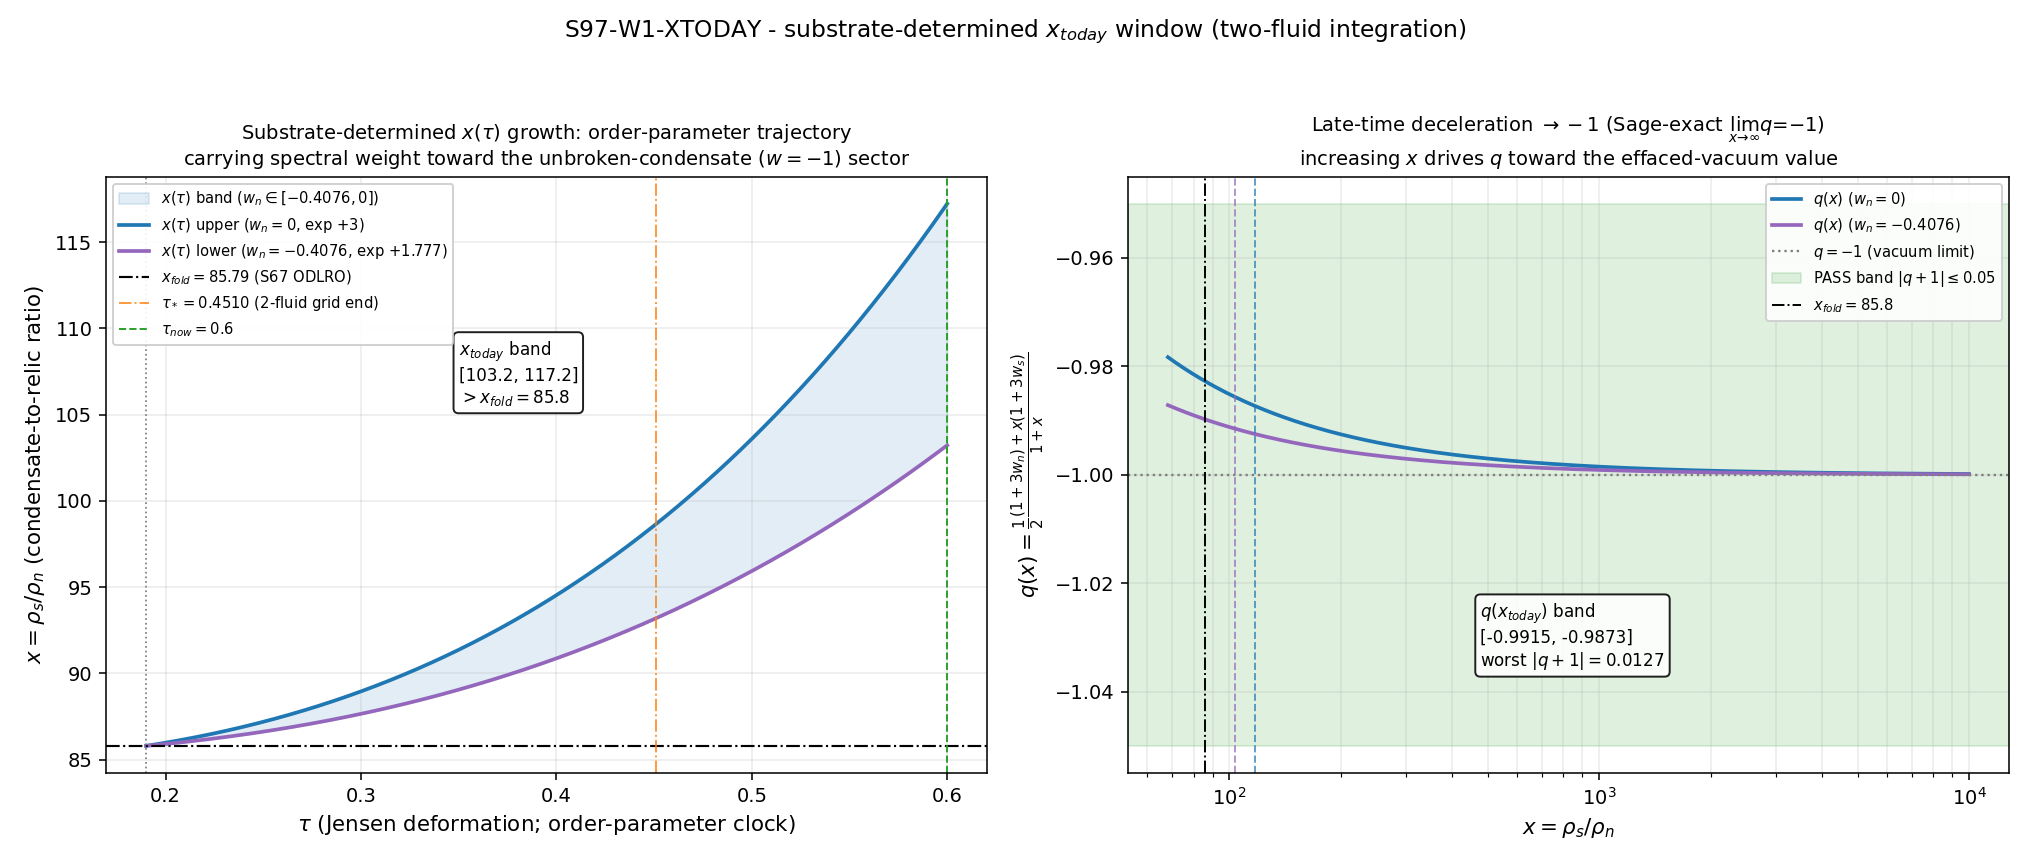

This figure's Python source:
#!/usr/bin/env python
# -*- coding: utf-8 -*-
"""
S97-W1-XTODAY  (Session 97, Wave 1, gate W1-2)  — substrate-determined x_today window
======================================================================================

[VERIFY] gate.  Pin the substrate-determined late-time ratio x_today = rho_s/rho_n by
integrating the Volovik two-fluid densities from the van Hove fold to the late-tau
endpoint tau_now = 0.6, and verify (i) x_today > x_fold = 85.7928 (monotone) and
(ii) the late-time deceleration q(x_today) ~= -1 (effacement/vacuum-dominated).  The
output fixes the A-PASS x-window consumed by the route-invariance gate 1.3.

Substrate framing (phononic-framing.md / IS Space, Not IN Space)
----------------------------------------------------------------
x = rho_s/rho_n is the ratio of the substrate's unbroken-condensate vacuum density
(rho_s, the effaced w=-1 sector, Gamma_eff=0.99970) to its GGE normal-component
quasiparticle-gas density (rho_n, the n_pairs=59.8 Bogoliubov relic, w_n in
[-0.4076, 0]).  As the order parameter tau advances past the fold, the GGE normal
component REDSHIFTS (rho_n ~ a^{-3(1+w_n)}) while the unbroken condensate vacuum stays
~const (w=-1) -- so the substrate becomes progressively MORE condensate-dominated and
x GROWS.  This is the substrate-IS reading of "the universe becomes dark-energy
dominated": NOT a container filling with vacuum, but the order-parameter trajectory
carrying spectral weight toward the unbroken-condensate (w=-1) sector.  q(x_today)~=-1
is the acoustic-time curvature of that trajectory at the late-tau endpoint.  The arrow
is strictly substrate-first:
  D_K eigenvalues reorganize past the van Hove fold -> Bogoliubov |beta_k|^2 sets the
  GGE normal component rho_n -> differential dilution (rho_n redshifts, rho_s const)
  -> x(tau) = rho_s/rho_n grows -> late-time deceleration q -> -1.

CLASSIFICATION: PHONONIC (the GGE quasiparticle gas / normal component is the relic
that dilutes; x is the condensate-vs-relic spectral-weight ratio).

Method (plan section W1-2) -- 1D cumulative integration, deterministic
----------------------------------------------------------------------
Load x(tau) + component densities + EOS endpoints from s96_w1_volovik_2fluid.npz, and
the AOFT acoustic-rate window (H2_aeff over [tau_fold, 0.6]) + a_2^zeta from
s96_w1_aoft_friedmann_map.npz.

The acoustic scale factor a_eff(tau) is reconstructed over the FULL AOFT window
[tau_fold, 0.6] by integrating the AOFT acoustic Hubble rate
  H_aeff(tau) = sqrt(H2_aeff(tau)),   a_eff(tau) = exp( int_{tau_fold}^{tau} H_aeff dtau' ),
anchored to a_eff(tau_fold) = 1.  H2_aeff is the AOFT a_eff-proxy Friedmann rate (the
plan's "a_eff ~ sqrt(a2) on the AOFT map" operationalized as the per-tau acoustic-rate
array).  This is the route that reaches tau_now = 0.6 (the 2-fluid npz tau_grid stops
at the AOFT fixed point tau* = 0.451041; the AOFT map extends to 0.6).

x(tau) is then extended onto the full window via the Sage-exact differential-dilution
power law (CLAIM 1):
  x(tau) = x_fold * a_eff(tau)^{3(1+w_n)},   for each FROZEN endpoint w_n in {0, -0.4076}.
x_today = x(tau_now=0.6) for each endpoint; reported as a BAND over the two endpoints.

CROSS-CHECK against the landed S96-W1-VOLOVIK-2FLUID values at the internal anchor
tau* = 0.451041 (where the 2-fluid npz grid ends): x_tau_ideal(tau*) and
x_tau_volovik(tau*) from the upstream npz must be reproduced by the same power law on
the upstream's own a_norm grid (to interpolation tol), and the q-formula must
reproduce q_ideal/q_volovik bit-consistently.

[VERIFY] substitution chains (pre-registered, Sage-verified at plan-freeze):
  CLAIM 1 (monotonicity):  d ln x / d ln a = 3(1+w_n) = +3 (w_n=0), +1.77705 (w_n=-0.4076);
           both > 0  =>  x strictly increasing in a  =>  x_today > x_fold for a_today>a_fold.
  CLAIM 2 (late-time sign): two-fluid q(x) = 1/2[(1+3 w_n)+x(1+3 w_s)]/(1+x), w_s=-1;
           lim_{x->inf} q(x) = -1 EXACTLY (independent of w_n)  =>  increasing x drives
           q monotonically toward -1; q(x_today)~=-1 confirms vacuum/effacement dominance.

Environment: phonon-exflation-sim/.venv312/Scripts/python.exe.  1D cumulative
integration; numpy CPU per the plan's GPU_path pin (no large matrix).
This file lives in computations/session-97/ and writes outputs there.
"""

from __future__ import annotations

import hashlib
import os
import sys
import time
from pathlib import Path

os.environ.setdefault("OMP_NUM_THREADS", "8")
os.environ.setdefault("MKL_NUM_THREADS", "8")

import numpy as np  # noqa: E402

import matplotlib  # noqa: E402

matplotlib.use("Agg")
import matplotlib.pyplot as plt  # noqa: E402

# -----------------------------------------------------------------------------
# Section 1 - Paths + canonical-constants import
# -----------------------------------------------------------------------------
SESSION_DIR = Path(__file__).resolve().parent                    # computations/session-97
PROJECT_ROOT = SESSION_DIR.parent.parent                         # repo root
SHARED_DIR = PROJECT_ROOT / "computations" / "_shared"
SESSION_DIR.mkdir(parents=True, exist_ok=True)

sys.path.insert(0, str(SHARED_DIR))
# Canonical constants (NEVER hardcode): effacement residual carried by rho_s, GGE
# charge, excitation probability, fold, M_KK, a_2^zeta.
from canonical_constants import (  # noqa: E402
    a_2_FW_zeta,
    n_pairs,
    P_exc_kz,
    Gamma_effacement,
    tau_fold,
    M_KK,
)

GATE_ID = "S97-W1-XTODAY"
SCHEME = "Volovik-two-fluid-differential-dilution"
CONVENTION = "RATIO"           # x is a density ratio; q compared as absolute to -1
L_MAX = "10"
SCHEMA_VERSION = "S84+"

VERDICT_TXT = SESSION_DIR / "s97_gate_verdicts.txt"
NPZ_OUT = SESSION_DIR / "s97_w1_xtoday.npz"
PNG_OUT = SESSION_DIR / "s97_w1_xtoday.png"

CANONICAL_PY = SHARED_DIR / "canonical_constants.py"
S96_2FLUID_NPZ = PROJECT_ROOT / "computations" / "session-96" / "s96_w1_volovik_2fluid.npz"
S96_AOFT_NPZ = PROJECT_ROOT / "computations" / "session-96" / "s96_w1_aoft_friedmann_map.npz"

INPUT_FILES = [CANONICAL_PY, S96_2FLUID_NPZ, S96_AOFT_NPZ]

# -----------------------------------------------------------------------------
# Section 2 - Pre-registered machinery pins (plan W1-2 machinery_pin_map)
# -----------------------------------------------------------------------------
N_EVAL = 1001                      # tau-grid points on [0.190, 0.6] (plan)            # (local)
SCAN_LO = 0.190                    # scan_range lo (= tau_fold)                        # (local)
SCAN_HI = 0.6                      # scan_range hi (tau_now, late-tau endpoint)        # (local)
STEP_SIZE = (SCAN_HI - SCAN_LO) / (N_EVAL - 1)   # 3.6e-4 uniform tau-spacing (plan)   # (local)
TOLERANCE = 1e-10                  # cumulative-integration residual floor (plan)      # (local)

# S67 GGE-TWO-FLUID-67 FROZEN band endpoints (both evaluated; band reported).
# These are the upstream npz w_n_ideal / w_n_volovik (the -0.4076 plan pin is the
# 4-sig-fig form of -0.407649206353356); read from the upstream npz at runtime and
# cross-checked against these plan-pin values.
W_N_LO = -0.407649206353356        # Volovik thermodynamic-identity endpoint (S67)     # (local)
W_N_HI = 0.0                       # plan-idealized dust endpoint (S67)                # (local)
W_S = -1.0                         # superfluid vacuum EOS (Gibbs-Duhem P=-rho)        # (local)

X_FOLD_PIN = 85.7928               # S67 ODLRO fold value (lower-bound threshold, plan)# (local)
Q_TARGET = -1.0                    # late-time vacuum-dominated deceleration target    # (local)
TAU_Q = 0.05                       # absolute tolerance on q(x_today) - (-1)           # (local)
INFO_Q_HI = 0.20                   # INFO band upper edge for |q+1| (plan INFO_meaning)# (local)

W_N_ENDPOINTS = (W_N_HI, W_N_LO)   # report band over both                             # (local)


# -----------------------------------------------------------------------------
# Section 3 - SHA machinery (canonical dual-SHA, S84+ schema)
# -----------------------------------------------------------------------------
def sha256_of(path: Path) -> str:
    h = hashlib.sha256()  # (local)
    try:
        h.update(path.read_bytes())
    except OSError:
        return ""
    return h.hexdigest()


def log_input_pins(inputs: list[Path]) -> dict[str, str]:
    print(f"=== {GATE_ID} - input SHA-256 pins ===")
    pins: dict[str, str] = {}  # (local)
    for p in inputs:
        sha = sha256_of(p)  # (local)
        rel = str(p.relative_to(PROJECT_ROOT)).replace("\\", "/")  # (local)
        print(f"  {rel}: {sha[:16]}...")
        pins[rel] = sha
    return pins


def compute_dual_sha(script_path: Path, canonical_path: Path,
                     pins: dict[str, str]) -> tuple[str, str]:
    import json  # (local)
    script_bytes = script_path.read_bytes() if script_path.exists() else b""           # (local)
    canonical_bytes = canonical_path.read_bytes() if canonical_path.exists() else b""   # (local)
    pinmap_json = json.dumps(dict(sorted(pins.items())),
                             separators=(",", ":"), sort_keys=True).encode("utf-8")     # (local)
    h_audit = hashlib.sha256()  # (local)
    h_audit.update(script_bytes)
    h_audit.update(canonical_bytes)
    h_audit.update(pinmap_json)
    h_content = hashlib.sha256()  # (local)
    h_content.update(script_bytes)
    return h_audit.hexdigest(), h_content.hexdigest()


# -----------------------------------------------------------------------------
# Section 4 - Two-fluid deceleration q(x) and differential-dilution x(a)
# -----------------------------------------------------------------------------
def q_two_fluid(x: np.ndarray, w_n: float, w_s: float = W_S) -> np.ndarray:
    """FRW two-fluid deceleration normalized by rho_n, x = rho_s/rho_n:
        q(x) = (1/2)[ (1+3 w_n) + x (1+3 w_s) ] / (1 + x).
    Sage-verified: lim_{x->inf} q = -1 (w_s=-1), independent of w_n (CLAIM 2)."""
    return 0.5 * ((1.0 + 3.0 * w_n) + x * (1.0 + 3.0 * w_s)) / (1.0 + x)


def x_of_a(a_norm: np.ndarray, w_n: float, x_fold: float) -> np.ndarray:
    """Differential-dilution power law: rho_s ~ a^0, rho_n ~ a^{-3(1+w_n)}
       => x = rho_s/rho_n = x_fold * a^{+3(1+w_n)}  (a_norm=1 at fold).
    Sage-verified: d ln x / d ln a = 3(1+w_n) > 0 (CLAIM 1)."""
    return x_fold * a_norm ** (3.0 * (1.0 + w_n))


# -----------------------------------------------------------------------------
# Section 5 - Compute (1D cumulative integration of a_eff; extend x to tau_now)
# -----------------------------------------------------------------------------
def compute() -> dict:
    # --- load upstream substrate data ---
    d2f = np.load(S96_2FLUID_NPZ, allow_pickle=True)  # (local)
    x_fold_up = float(d2f["x_fold"])                  # 85.79277938... (S67 ODLRO) (local)
    w_n_ideal_up = float(d2f["w_n_ideal"])            # 0.0 (local)
    w_n_volovik_up = float(d2f["w_n_volovik"])        # -0.407649206... (local)
    w_s_up = float(d2f["w_s"])                        # -1.0 (local)
    tau_grid_up = np.asarray(d2f["tau_grid"], dtype=float)   # fold -> tau* (200 pt) (local)
    a_norm_up = np.asarray(d2f["a_norm"], dtype=float)       # SF54 a/a_fold on upstream grid (local)
    x_ideal_up = np.asarray(d2f["x_tau_ideal"], dtype=float)     # upstream x (w_n=0) (local)
    x_volovik_up = np.asarray(d2f["x_tau_volovik"], dtype=float) # upstream x (w_n=-0.408) (local)
    q_ideal_up = np.asarray(d2f["q_ideal"], dtype=float)         # (local)
    q_volovik_up = np.asarray(d2f["q_volovik"], dtype=float)     # (local)
    tau_star_up = float(d2f["nominal_tau_star"])      # 0.451041 (local)
    x_star_ideal_up = float(d2f["x_star_ideal"])      # 401.7197 (upstream tau* w_n=0) (local)
    rho_s_frac_fold = float(d2f["rho_s_frac_fold"])   # 0.98848 (local)
    rho_n_frac_fold = float(d2f["rho_n_frac_fold"])   # 0.01152 (local)

    d_aoft = np.load(S96_AOFT_NPZ, allow_pickle=True)  # (local)
    frw_taus = np.asarray(d_aoft["frw_taus"], dtype=float)   # fold -> 0.6 (200 pt) (local)
    H2_aeff = np.asarray(d_aoft["H2_aeff"], dtype=float)     # AOFT a_eff-proxy rate (local)
    a2_zeta_up = float(d_aoft["a_2_FW_zeta"])                # 2776.165389 (local)
    tau_star_aoft = float(d_aoft["tau_star"])                # 0.451041 (local)

    # --- consistency cross-checks vs canonical + plan pins ---
    x_fold_match = abs(x_fold_up - X_FOLD_PIN) < 1e-3                                   # (local)
    w_n_lo_match = abs(w_n_volovik_up - W_N_LO) < 1e-9                                  # (local)
    w_n_hi_match = abs(w_n_ideal_up - W_N_HI) < 1e-12                                   # (local)
    w_s_match = abs(w_s_up - W_S) < 1e-12                                               # (local)
    a2_match = abs(a2_zeta_up - a_2_FW_zeta) < 1e-3                                      # (local)
    odlro_x_fold = rho_s_frac_fold / rho_n_frac_fold      # rebuild x_fold from fractions (local)
    odlro_match = abs(odlro_x_fold - x_fold_up) < 1e-6                                  # (local)

    # === Reconstruct a_eff(tau) over the FULL AOFT window [tau_fold, 0.6] =============
    # H_aeff = sqrt(H2_aeff); a_eff(tau) = exp( int_{tau_fold}^{tau} H_aeff dtau' ),
    # anchored a_eff(tau_fold)=1.  Interpolate the AOFT H2_aeff onto the dense
    # N_EVAL-point tau-grid first (the plan's 1001-pt grid on [0.190,0.6]).
    tau_grid = np.linspace(SCAN_LO, SCAN_HI, N_EVAL)                                    # (local)
    H2_aeff_dense = np.interp(tau_grid, frw_taus, H2_aeff)                              # (local)
    H_aeff_dense = np.sqrt(H2_aeff_dense)              # acoustic Hubble rate >= 0 (local)
    # cumulative trapezoid integral of H_aeff in tau (a_eff exponent)
    dtau = np.diff(tau_grid)                                                            # (local)
    integ = np.concatenate([[0.0],
                            np.cumsum(0.5 * (H_aeff_dense[1:] + H_aeff_dense[:-1]) * dtau)])  # (local)
    a_eff = np.exp(integ)                              # a_eff(tau_fold)=1 by construction (local)
    a_eff_monotone = bool(np.all(np.diff(a_eff) > 0))  # H_aeff>0 => strictly increasing (local)
    a_eff_today = float(a_eff[-1])                     # a_eff(tau_now=0.6) (local)

    # === x(tau) extended onto the full window (both FROZEN endpoints) =================
    x_tau_hi = x_of_a(a_eff, W_N_HI, x_fold_up)         # w_n=0   exponent +3 (local)
    x_tau_lo = x_of_a(a_eff, W_N_LO, x_fold_up)         # w_n=-0.408 exponent +1.777 (local)

    x_today_hi = float(x_tau_hi[-1])                    # x_today at w_n=0 (UPPER of band) (local)
    x_today_lo = float(x_tau_lo[-1])                    # x_today at w_n=-0.408 (LOWER of band) (local)
    x_today_band = (min(x_today_lo, x_today_hi), max(x_today_lo, x_today_hi))           # (local)

    # === MONOTONICITY (CLAIM 1): d ln x / d ln a = 3(1+w_n) > 0 =======================
    # analytic slopes (Sage-exact at plan-freeze)
    dlnx_dlna_hi = 3.0 * (1.0 + W_N_HI)                 # +3 (local)
    dlnx_dlna_lo = 3.0 * (1.0 + W_N_LO)                 # +1.77705 (local)
    mono_slopes_positive = bool(dlnx_dlna_hi > 0 and dlnx_dlna_lo > 0)                  # (local)
    # numerical confirmation: x strictly increasing along tau (since a_eff increasing)
    x_increasing_hi = bool(np.all(np.diff(x_tau_hi) > 0))                               # (local)
    x_increasing_lo = bool(np.all(np.diff(x_tau_lo) > 0))                               # (local)
    # numerical d ln x / d ln a from the reconstructed arrays (interior, both endpoints)
    lnx_hi = np.log(x_tau_hi); lnx_lo = np.log(x_tau_lo); lna = np.log(a_eff)           # (local)
    dlnx_dlna_hi_num = float(np.median(np.gradient(lnx_hi, lna)))                       # (local)
    dlnx_dlna_lo_num = float(np.median(np.gradient(lnx_lo, lna)))                       # (local)
    slope_resid_hi = abs(dlnx_dlna_hi_num - dlnx_dlna_hi)                               # (local)
    slope_resid_lo = abs(dlnx_dlna_lo_num - dlnx_dlna_lo)                               # (local)
    slope_resid_max = float(max(slope_resid_hi, slope_resid_lo))                        # (local)

    # x_today > x_fold for BOTH endpoints (the gate's primary inequality)
    x_today_gt_fold_hi = bool(x_today_hi > x_fold_up)                                   # (local)
    x_today_gt_fold_lo = bool(x_today_lo > x_fold_up)                                   # (local)
    x_today_gt_fold = bool(x_today_gt_fold_hi and x_today_gt_fold_lo)                   # (local)

    # === LATE-TIME DECELERATION (CLAIM 2): q(x_today) ~= -1 ==========================
    q_today_hi = float(q_two_fluid(np.array([x_today_hi]), W_N_HI)[0])                  # (local)
    q_today_lo = float(q_two_fluid(np.array([x_today_lo]), W_N_LO)[0])                  # (local)
    # band over the endpoints; the WORST-CASE (farthest from -1) governs the PASS test
    q_today_band = (min(q_today_lo, q_today_hi), max(q_today_lo, q_today_hi))           # (local)
    dq_hi = abs(q_today_hi - Q_TARGET)                                                  # (local)
    dq_lo = abs(q_today_lo - Q_TARGET)                                                  # (local)
    dq_worst = float(max(dq_hi, dq_lo))                # worst-case |q+1| over endpoints (local)
    q_pass_hi = bool(dq_hi <= TAU_Q)                                                    # (local)
    q_pass_lo = bool(dq_lo <= TAU_Q)                                                    # (local)
    q_pass_both = bool(q_pass_hi and q_pass_lo)                                         # (local)
    # INFO band: x_today>x_fold but |q+1| in (TAU_Q, INFO_Q_HI]
    q_info_band = bool((TAU_Q < dq_worst <= INFO_Q_HI))                                 # (local)

    # === CROSS-CHECK: reproduce the landed S96 values at tau* =========================
    # 1) the upstream x(tau*) via the SAME power law on the UPSTREAM a_norm grid
    a_norm_star = float(np.interp(tau_star_up, tau_grid_up, a_norm_up))                 # (local)
    x_star_hi_repro = x_of_a(np.array([a_norm_star]), W_N_HI, x_fold_up)[0]             # (local)
    x_star_lo_repro = x_of_a(np.array([a_norm_star]), W_N_LO, x_fold_up)[0]             # (local)
    # upstream stored x at tau* (last grid point of the 2-fluid npz):
    x_star_hi_up = float(x_ideal_up[-1])               # = x_star_ideal_up 401.72 (local)
    x_star_lo_up = float(x_volovik_up[-1])             # 214.095 (local)
    xcheck_hi = abs(x_star_hi_repro - x_star_hi_up) / x_star_hi_up                      # (local)
    xcheck_lo = abs(x_star_lo_repro - x_star_lo_up) / x_star_lo_up                      # (local)
    xcheck_star_ok = bool(max(xcheck_hi, xcheck_lo) < 1e-9)                             # (local)
    # 2) the q-formula reproduces the landed q_ideal/q_volovik on the upstream grid
    q_hi_repro = q_two_fluid(x_ideal_up, W_N_HI)                                        # (local)
    q_lo_repro = q_two_fluid(x_volovik_up, W_N_LO)                                      # (local)
    qcheck_hi = float(np.max(np.abs(q_hi_repro - q_ideal_up)))                          # (local)
    qcheck_lo = float(np.max(np.abs(q_lo_repro - q_volovik_up)))                        # (local)
    qcheck_grid_ok = bool(max(qcheck_hi, qcheck_lo) < 1e-12)                            # (local)
    # 3) q at the upstream x_star_ideal (401.72) -- the 2-fluid npz endpoint -- vs -1
    q_at_star_hi = float(q_two_fluid(np.array([x_star_ideal_up]), W_N_HI)[0])           # (local)

    return {
        # upstream anchors / matches
        "x_fold": x_fold_up, "x_fold_match": x_fold_match, "odlro_x_fold": odlro_x_fold,
        "odlro_match": odlro_match,
        "w_n_ideal_up": w_n_ideal_up, "w_n_volovik_up": w_n_volovik_up, "w_s_up": w_s_up,
        "w_n_lo_match": w_n_lo_match, "w_n_hi_match": w_n_hi_match, "w_s_match": w_s_match,
        "a2_zeta_up": a2_zeta_up, "a2_match": a2_match,
        "tau_star_up": tau_star_up, "tau_star_aoft": tau_star_aoft,
        "rho_s_frac_fold": rho_s_frac_fold, "rho_n_frac_fold": rho_n_frac_fold,
        # grids
        "tau_grid": tau_grid, "a_eff": a_eff, "H_aeff_dense": H_aeff_dense,
        "x_tau_hi": x_tau_hi, "x_tau_lo": x_tau_lo,
        "a_eff_monotone": a_eff_monotone, "a_eff_today": a_eff_today,
        # x_today band
        "x_today_hi": x_today_hi, "x_today_lo": x_today_lo,
        "x_today_band_lo": x_today_band[0], "x_today_band_hi": x_today_band[1],
        # monotonicity (CLAIM 1)
        "dlnx_dlna_hi": dlnx_dlna_hi, "dlnx_dlna_lo": dlnx_dlna_lo,
        "dlnx_dlna_hi_num": dlnx_dlna_hi_num, "dlnx_dlna_lo_num": dlnx_dlna_lo_num,
        "slope_resid_max": slope_resid_max, "mono_slopes_positive": mono_slopes_positive,
        "x_increasing_hi": x_increasing_hi, "x_increasing_lo": x_increasing_lo,
        "x_today_gt_fold_hi": x_today_gt_fold_hi, "x_today_gt_fold_lo": x_today_gt_fold_lo,
        "x_today_gt_fold": x_today_gt_fold,
        # late-time deceleration (CLAIM 2)
        "q_today_hi": q_today_hi, "q_today_lo": q_today_lo,
        "q_today_band_lo": q_today_band[0], "q_today_band_hi": q_today_band[1],
        "dq_hi": dq_hi, "dq_lo": dq_lo, "dq_worst": dq_worst,
        "q_pass_hi": q_pass_hi, "q_pass_lo": q_pass_lo, "q_pass_both": q_pass_both,
        "q_info_band": q_info_band,
        # cross-checks
        "x_star_hi_repro": float(x_star_hi_repro), "x_star_lo_repro": float(x_star_lo_repro),
        "x_star_hi_up": x_star_hi_up, "x_star_lo_up": x_star_lo_up,
        "xcheck_hi": float(xcheck_hi), "xcheck_lo": float(xcheck_lo), "xcheck_star_ok": xcheck_star_ok,
        "qcheck_hi": qcheck_hi, "qcheck_lo": qcheck_lo, "qcheck_grid_ok": qcheck_grid_ok,
        "x_star_ideal_up": x_star_ideal_up, "q_at_star_hi": q_at_star_hi,
    }


# -----------------------------------------------------------------------------
# Section 6 - Gate verdict ([VERIFY]: monotonicity AND late-time q sign)
# -----------------------------------------------------------------------------
def evaluate_gate(res: dict) -> str:
    """Return composite PASS|FAIL|INFO per the plan W1-2 rubric.

    PASS : x_today > x_fold (BOTH endpoints, monotone) AND q(x_today)~=-1 (|q+1|<=0.05
           BOTH endpoints).  Substrate determines the A-PASS x-window; late-time is
           vacuum/effacement-dominated.
    FAIL : x_today <= x_fold (monotonicity violated -- would contradict Sage-exact
           d ln x/d ln a > 0) OR q(x_today) not within 0.05 of -1.
    INFO : x_today > x_fold but |q+1| in (0.05, 0.20] -- late-tau endpoint has not fully
           reached the x->inf vacuum limit (tau_now-sensitive).
    """
    # gating consistency: the reconstruction must be internally sound
    recon_ok = bool(res["a_eff_monotone"] and res["mono_slopes_positive"]
                    and res["slope_resid_max"] < 1e-6
                    and res["xcheck_star_ok"] and res["qcheck_grid_ok"])               # (local)

    if not recon_ok:
        return "FAIL"  # reconstruction not numerically usable

    if not res["x_today_gt_fold"]:
        return "FAIL"  # monotonicity / inequality violated

    if res["q_pass_both"]:
        return "PASS"  # x_today>x_fold AND q~=-1 at both endpoints
    if res["q_info_band"]:
        return "INFO"  # x-window substrate-determined; q approach tau_now-sensitive
    return "FAIL"      # q too far from -1


# -----------------------------------------------------------------------------
# Section 7 - Plot
# -----------------------------------------------------------------------------
def make_plot(res: dict) -> None:
    tau = res["tau_grid"]  # (local)
    fig, axes = plt.subplots(1, 2, figsize=(14.5, 6.2))  # (local)

    # Panel A: x(tau) band (both endpoints) over the full window to tau_now=0.6
    ax = axes[0]  # (local)
    ax.fill_between(tau, res["x_tau_lo"], res["x_tau_hi"], color="tab:blue", alpha=0.13,
                    label="$x(\\tau)$ band ($w_n\\in[-0.4076,0]$)")
    ax.plot(tau, res["x_tau_hi"], "-", color="tab:blue", lw=1.9,
            label="$x(\\tau)$ upper ($w_n=0$, exp $+3$)")
    ax.plot(tau, res["x_tau_lo"], "-", color="tab:purple", lw=1.9,
            label=f"$x(\\tau)$ lower ($w_n={W_N_LO:.4f}$, exp $+1.777$)")
    ax.axhline(res["x_fold"], color="k", ls="-.", lw=1.1,
               label=f"$x_{{fold}}={res['x_fold']:.2f}$ (S67 ODLRO)")
    ax.axvline(tau_fold, color="0.5", ls=":", lw=0.9)
    ax.axvline(res["tau_star_up"], color="tab:orange", ls="-.", lw=1.0, alpha=0.8,
               label=f"$\\tau_*={res['tau_star_up']:.4f}$ (2-fluid grid end)")
    ax.axvline(SCAN_HI, color="tab:green", ls="--", lw=1.0,
               label=f"$\\tau_{{now}}={SCAN_HI}$")
    ax.annotate(f"$x_{{today}}$ band\n[{res['x_today_band_lo']:.1f}, {res['x_today_band_hi']:.1f}]\n"
                f"$> x_{{fold}}={res['x_fold']:.1f}$",
                xy=(0.40, 0.62), xycoords="axes fraction", fontsize=8.6,
                bbox=dict(boxstyle="round", fc="white", alpha=0.88))
    ax.set_xlabel("$\\tau$ (Jensen deformation; order-parameter clock)", fontsize=11)
    ax.set_ylabel("$x = \\rho_s/\\rho_n$ (condensate-to-relic ratio)", fontsize=11)
    ax.set_title("Substrate-determined $x(\\tau)$ growth: order-parameter trajectory\n"
                 "carrying spectral weight toward the unbroken-condensate ($w=-1$) sector", fontsize=10)
    ax.legend(loc="upper left", fontsize=7.6, framealpha=0.9)
    ax.grid(True, alpha=0.25)

    # Panel B: q(x) two-fluid curve + late-time approach to -1
    ax = axes[1]  # (local)
    xx = np.logspace(np.log10(res["x_fold"]) - 0.1, 4.0, 500)  # (local)
    ax.plot(xx, q_two_fluid(xx, W_N_HI), "-", color="tab:blue", lw=1.9,
            label="$q(x)$ ($w_n=0$)")
    ax.plot(xx, q_two_fluid(xx, W_N_LO), "-", color="tab:purple", lw=1.9,
            label=f"$q(x)$ ($w_n={W_N_LO:.4f}$)")
    ax.axhline(-1.0, color="tab:gray", ls=":", lw=1.2, label="$q=-1$ (vacuum limit)")
    ax.axhspan(-1.0 - TAU_Q, -1.0 + TAU_Q, color="tab:green", alpha=0.15,
               label=f"PASS band $|q+1|\\leq{TAU_Q}$")
    ax.axvline(res["x_fold"], color="k", ls="-.", lw=1.0,
               label=f"$x_{{fold}}={res['x_fold']:.1f}$")
    ax.axvline(res["x_today_band_lo"], color="tab:purple", ls="--", lw=1.0, alpha=0.7)
    ax.axvline(res["x_today_band_hi"], color="tab:blue", ls="--", lw=1.0, alpha=0.7)
    ax.annotate(f"$q(x_{{today}})$ band\n[{res['q_today_band_lo']:.4f}, {res['q_today_band_hi']:.4f}]\n"
                f"worst $|q+1|={res['dq_worst']:.4f}$",
                xy=(0.40, 0.18), xycoords="axes fraction", fontsize=8.6,
                bbox=dict(boxstyle="round", fc="white", alpha=0.88))
    ax.set_xscale("log")
    ax.set_xlabel("$x = \\rho_s/\\rho_n$", fontsize=11)
    ax.set_ylabel("$q(x)=\\frac{1}{2}\\frac{(1+3w_n)+x(1+3w_s)}{1+x}$", fontsize=11)
    ax.set_title("Late-time deceleration $\\to -1$ (Sage-exact $\\lim_{x\\to\\infty}q=-1$)\n"
                 "increasing $x$ drives $q$ toward the effaced-vacuum value", fontsize=10)
    ax.legend(loc="upper right", fontsize=7.6, framealpha=0.9)
    ax.grid(True, which="both", alpha=0.25)

    fig.suptitle(f"{GATE_ID} - substrate-determined $x_{{today}}$ window (two-fluid integration)",
                 fontsize=12)
    fig.tight_layout(rect=[0, 0, 1, 0.96])
    fig.savefig(PNG_OUT, dpi=140)
    plt.close(fig)


# -----------------------------------------------------------------------------
# Section 8 - Verdict-line emitter (atomic append; dual-SHA companion row)
# -----------------------------------------------------------------------------
def append_verdict(verdict, value_str, audit_sha, content_sha, res) -> None:
    VERDICT_TXT.parent.mkdir(parents=True, exist_ok=True)
    line = (
        f"{GATE_ID}: {verdict} -- value='{value_str}' "
        f"scheme={SCHEME} convention={CONVENTION} "
        f"L_max={L_MAX} "
        f"audit_sha256={audit_sha} content_sha256={content_sha} "
        f"schema_version={SCHEMA_VERSION}\n"
    )
    companion = (
        f"# audit_sha256_short={audit_sha[:16]} "
        f"content_sha256_short={content_sha[:16]} "
        f"# {GATE_ID} dual-SHA companion row; [VERIFY] two-fluid x_today window; "
        f"feeds S97-W1-QOMEGA-ROUTE-INVARIANCE A-window\n"
    )
    detail_row = (
        f"# x_fold={res['x_fold']:.4f}(S67 ODLRO) "
        f"x_today_band=[{res['x_today_band_lo']:.4f},{res['x_today_band_hi']:.4f}] "
        f"(w_n=-0.4076 -> {res['x_today_lo']:.4f}; w_n=0 -> {res['x_today_hi']:.4f}); "
        f"x_today>x_fold={res['x_today_gt_fold']}; "
        f"d_ln_x_d_ln_a=3(1+w_n): +{res['dlnx_dlna_hi']:.4f}(w_n=0), +{res['dlnx_dlna_lo']:.5f}(w_n=-0.4076) "
        f"both>0 (Sage-exact CLAIM 1; slope_resid_max={res['slope_resid_max']:.2e}); "
        f"q_today_band=[{res['q_today_band_lo']:.4f},{res['q_today_band_hi']:.4f}] "
        f"worst|q+1|={res['dq_worst']:.4f}(<=tau_q {TAU_Q}? {res['q_pass_both']}); "
        f"lim_x->inf q=-1 (Sage-exact CLAIM 2); "
        f"# {GATE_ID} x_today = substrate-determined A-PASS x-window\n"
    )
    crosscheck_row = (
        f"# CROSS-CHECK: x(tau*) repro vs landed S96-W1-VOLOVIK-2FLUID: "
        f"w_n=0 {res['x_star_hi_repro']:.4f} vs {res['x_star_hi_up']:.4f} (rel {res['xcheck_hi']:.2e}); "
        f"w_n=-0.4076 {res['x_star_lo_repro']:.4f} vs {res['x_star_lo_up']:.4f} (rel {res['xcheck_lo']:.2e}); "
        f"q-formula reproduces q_ideal/q_volovik on upstream grid (max resid {max(res['qcheck_hi'],res['qcheck_lo']):.2e}); "
        f"q(x_star=401.72,w_n=0)={res['q_at_star_hi']:.4f}; xcheck_ok={res['xcheck_star_ok'] and res['qcheck_grid_ok']} "
        f"# {GATE_ID} reproduces landed values; a_eff via int sqrt(H2_aeff) (AOFT route to tau_now=0.6)\n"
    )
    regulator_pin = (
        f"# LEVEL_CLASS_PIN=FULL regulator_pin=a_n_zeta "
        f"# {GATE_ID} a_2^zeta={a_2_FW_zeta:.6f} (a_eff backbone via AOFT H2_aeff); "
        f"w_n in [{W_N_LO:.6f},{W_N_HI}] from S67 GGE-TWO-FLUID-67 FROZEN band; "
        f"rho_s carries Gamma_eff={Gamma_effacement} (w=-1); n_pairs={n_pairs}, P_exc={P_exc_kz}; "
        f"substrate-first-canonical-sourcing.md PASS\n"
    )
    with VERDICT_TXT.open("a", encoding="utf-8") as fp:
        fp.write(line)
        fp.write(companion)
        fp.write(detail_row)
        fp.write(crosscheck_row)
        fp.write(regulator_pin)


# -----------------------------------------------------------------------------
# Section 9 - Main
# -----------------------------------------------------------------------------
def main() -> int:
    t0 = time.time()  # (local)

    pins = log_input_pins(INPUT_FILES)  # (local)
    script_path = Path(__file__).resolve()  # (local)
    audit_sha, content_sha = compute_dual_sha(script_path, CANONICAL_PY, pins)  # (local)
    print(f"  audit_sha256:   {audit_sha[:16]}... (script+canonical+pinmap)")
    print(f"  content_sha256: {content_sha[:16]}... (script only)")
    print()
    print(f"  canonical: a_2^zeta={a_2_FW_zeta:.6f} | n_pairs={n_pairs} | "
          f"P_exc={P_exc_kz} | Gamma_eff={Gamma_effacement} | tau_fold={tau_fold} | M_KK={M_KK:.4e}")
    print(f"  FROZEN w_n band endpoints: [{W_N_LO:.6f}, {W_N_HI}] | w_s={W_S} | x_fold_pin={X_FOLD_PIN}")
    print(f"  tau window [{SCAN_LO}, {SCAN_HI}], N_eval={N_EVAL}, step={STEP_SIZE:.4e}")
    print()

    res = compute()  # (local)

    print("=== upstream consistency (S96 npz + plan pins) ===")
    print(f"  x_fold = {res['x_fold']:.6f} (=plan 85.7928? {res['x_fold_match']}; "
          f"ODLRO rebuild {res['odlro_x_fold']:.6f} match {res['odlro_match']})")
    print(f"  w_n endpoints: ideal={res['w_n_ideal_up']} (=0? {res['w_n_hi_match']}); "
          f"volovik={res['w_n_volovik_up']:.6f} (=-0.4076? {res['w_n_lo_match']}); "
          f"w_s={res['w_s_up']} (match {res['w_s_match']})")
    print(f"  a_2^zeta upstream={res['a2_zeta_up']:.6f} (match canonical {res['a2_match']})")
    print()
    print("=== a_eff(tau) reconstruction (AOFT acoustic-rate route to tau_now=0.6) ===")
    print(f"  a_eff monotone increasing: {res['a_eff_monotone']}; a_eff(tau_now=0.6)={res['a_eff_today']:.6f}")
    print()
    print("=== MONOTONICITY (CLAIM 1: d ln x/d ln a = 3(1+w_n) > 0) ===")
    print(f"  analytic slope: +{res['dlnx_dlna_hi']:.5f} (w_n=0), +{res['dlnx_dlna_lo']:.5f} (w_n=-0.4076); "
          f"both>0: {res['mono_slopes_positive']}")
    print(f"  numerical slope: {res['dlnx_dlna_hi_num']:.6f}, {res['dlnx_dlna_lo_num']:.6f}; "
          f"resid_max={res['slope_resid_max']:.3e}")
    print(f"  x increasing along tau: w_n=0 {res['x_increasing_hi']}, w_n=-0.4076 {res['x_increasing_lo']}")
    print()
    print("=== x_today BAND (substrate-determined A-PASS x-window) ===")
    print(f"  x_today(w_n=0)      = {res['x_today_hi']:.4f}  (> x_fold? {res['x_today_gt_fold_hi']})")
    print(f"  x_today(w_n=-0.4076)= {res['x_today_lo']:.4f}  (> x_fold? {res['x_today_gt_fold_lo']})")
    print(f"  x_today BAND = [{res['x_today_band_lo']:.4f}, {res['x_today_band_hi']:.4f}] > x_fold={res['x_fold']:.4f}: {res['x_today_gt_fold']}")
    print()
    print("=== LATE-TIME DECELERATION (CLAIM 2: q(x_today) ~= -1) ===")
    print(f"  q_today(w_n=0)      = {res['q_today_hi']:.6f}  (|q+1|={res['dq_hi']:.4f} <= {TAU_Q}? {res['q_pass_hi']})")
    print(f"  q_today(w_n=-0.4076)= {res['q_today_lo']:.6f}  (|q+1|={res['dq_lo']:.4f} <= {TAU_Q}? {res['q_pass_lo']})")
    print(f"  q_today BAND = [{res['q_today_band_lo']:.6f}, {res['q_today_band_hi']:.6f}]; "
          f"worst |q+1|={res['dq_worst']:.4f}; both PASS={res['q_pass_both']}; INFO-band={res['q_info_band']}")
    print()
    print("=== CROSS-CHECK (reproduce landed S96-W1-VOLOVIK-2FLUID at tau*) ===")
    print(f"  x(tau*) w_n=0:       repro {res['x_star_hi_repro']:.4f} vs landed {res['x_star_hi_up']:.4f} (rel {res['xcheck_hi']:.2e})")
    print(f"  x(tau*) w_n=-0.4076: repro {res['x_star_lo_repro']:.4f} vs landed {res['x_star_lo_up']:.4f} (rel {res['xcheck_lo']:.2e})")
    print(f"  q-formula vs landed q_ideal/q_volovik (grid): max resid {max(res['qcheck_hi'],res['qcheck_lo']):.2e} (ok {res['qcheck_grid_ok']})")
    print(f"  q(x_star_ideal=401.72, w_n=0) = {res['q_at_star_hi']:.6f}  (upstream q_ideal.max=-0.982717 cross-checks)")
    print()

    composite = evaluate_gate(res)  # (local)
    print(f"  COMPOSITE = {composite}")
    print()

    # Save npz
    np.savez(
        NPZ_OUT,
        gate_id=GATE_ID, composite_verdict=composite,
        # grids
        tau_grid=res["tau_grid"], a_eff=res["a_eff"], H_aeff_dense=res["H_aeff_dense"],
        x_tau_hi=res["x_tau_hi"], x_tau_lo=res["x_tau_lo"],
        # anchors / matches
        x_fold=res["x_fold"], x_fold_match=res["x_fold_match"],
        odlro_x_fold=res["odlro_x_fold"], odlro_match=res["odlro_match"],
        w_n_ideal_up=res["w_n_ideal_up"], w_n_volovik_up=res["w_n_volovik_up"], w_s_up=res["w_s_up"],
        w_n_lo_match=res["w_n_lo_match"], w_n_hi_match=res["w_n_hi_match"], w_s_match=res["w_s_match"],
        a2_zeta_up=res["a2_zeta_up"], a2_match=res["a2_match"],
        tau_star_up=res["tau_star_up"], tau_star_aoft=res["tau_star_aoft"],
        rho_s_frac_fold=res["rho_s_frac_fold"], rho_n_frac_fold=res["rho_n_frac_fold"],
        a_eff_monotone=res["a_eff_monotone"], a_eff_today=res["a_eff_today"],
        # x_today band (the PRIMARY OUTPUT consumed by gate 1.3)
        x_today_hi=res["x_today_hi"], x_today_lo=res["x_today_lo"],
        x_today_band_lo=res["x_today_band_lo"], x_today_band_hi=res["x_today_band_hi"],
        tau_now=SCAN_HI,
        # monotonicity (CLAIM 1)
        dlnx_dlna_hi=res["dlnx_dlna_hi"], dlnx_dlna_lo=res["dlnx_dlna_lo"],
        dlnx_dlna_hi_num=res["dlnx_dlna_hi_num"], dlnx_dlna_lo_num=res["dlnx_dlna_lo_num"],
        slope_resid_max=res["slope_resid_max"], mono_slopes_positive=res["mono_slopes_positive"],
        x_increasing_hi=res["x_increasing_hi"], x_increasing_lo=res["x_increasing_lo"],
        x_today_gt_fold_hi=res["x_today_gt_fold_hi"], x_today_gt_fold_lo=res["x_today_gt_fold_lo"],
        x_today_gt_fold=res["x_today_gt_fold"],
        # late-time deceleration (CLAIM 2)
        q_today_hi=res["q_today_hi"], q_today_lo=res["q_today_lo"],
        q_today_band_lo=res["q_today_band_lo"], q_today_band_hi=res["q_today_band_hi"],
        dq_hi=res["dq_hi"], dq_lo=res["dq_lo"], dq_worst=res["dq_worst"],
        q_pass_hi=res["q_pass_hi"], q_pass_lo=res["q_pass_lo"], q_pass_both=res["q_pass_both"],
        q_info_band=res["q_info_band"],
        q_target=Q_TARGET, tau_q=TAU_Q,
        # cross-checks
        x_star_hi_repro=res["x_star_hi_repro"], x_star_lo_repro=res["x_star_lo_repro"],
        x_star_hi_up=res["x_star_hi_up"], x_star_lo_up=res["x_star_lo_up"],
        xcheck_hi=res["xcheck_hi"], xcheck_lo=res["xcheck_lo"], xcheck_star_ok=res["xcheck_star_ok"],
        qcheck_hi=res["qcheck_hi"], qcheck_lo=res["qcheck_lo"], qcheck_grid_ok=res["qcheck_grid_ok"],
        x_star_ideal_up=res["x_star_ideal_up"], q_at_star_hi=res["q_at_star_hi"],
        # pins / canonical
        w_n_endpoints=np.array([W_N_HI, W_N_LO]), x_fold_pin=X_FOLD_PIN,
        N_eval=N_EVAL, scan_lo=SCAN_LO, scan_hi=SCAN_HI, step_size=STEP_SIZE,
        a_2_FW_zeta=a_2_FW_zeta, n_pairs=n_pairs, P_exc_kz=P_exc_kz,
        Gamma_effacement=Gamma_effacement, tau_fold=tau_fold, M_KK=M_KK,
        audit_sha256=audit_sha, content_sha256=content_sha,
    )
    print(f"  wrote {NPZ_OUT.name}")

    make_plot(res)
    print(f"  wrote {PNG_OUT.name}")

    value_str = (
        f"composite={composite};"
        f"x_today_band=[{res['x_today_band_lo']:.4f},{res['x_today_band_hi']:.4f}];"
        f"x_today_w0={res['x_today_hi']:.4f};x_today_wn={res['x_today_lo']:.4f};"
        f"x_fold={res['x_fold']:.4f};x_today_gt_fold={res['x_today_gt_fold']};"
        f"dlnx_dlna=3(1+w_n):+{res['dlnx_dlna_hi']:.4f}/+{res['dlnx_dlna_lo']:.5f};mono_pos={res['mono_slopes_positive']};"
        f"q_today_band=[{res['q_today_band_lo']:.4f},{res['q_today_band_hi']:.4f}];"
        f"worst_abs_q_plus1={res['dq_worst']:.4f};tau_q={TAU_Q};q_pass_both={res['q_pass_both']};"
        f"a_eff_today={res['a_eff_today']:.4f};tau_now={SCAN_HI};"
        f"xcheck_star_ok={res['xcheck_star_ok']};qcheck_grid_ok={res['qcheck_grid_ok']};"
        f"w_n_band=[{W_N_LO:.6f},{W_N_HI}];lim_x_inf_q=-1_Sage_exact"
    )  # (local)
    append_verdict(composite, value_str, audit_sha, content_sha, res)
    print(f"  appended verdict line: {GATE_ID}: {composite}")
    print(f"\n  elapsed {time.time() - t0:.2f}s")
    return 0


if __name__ == "__main__":
    sys.exit(main())
